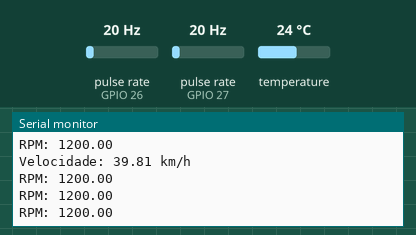
Simulated run of this program. Board: ESP32. Parts: the last lines printed to the serial monitor. Wiring (inferred from the names in the program): 2 × pulse sensor: data GPIO 26 / data GPIO 27. The inputs (shaded band) are chosen by the test bench; at power-on: pulse rate (sensors on GPIO 26, GPIO 27) 20 Hz, temperature 24 °C.

Above: at 1.2 s.
1.3 s: pulse rate (sensor on GPIO 26) set to 4 Hz
At 1.92 s:
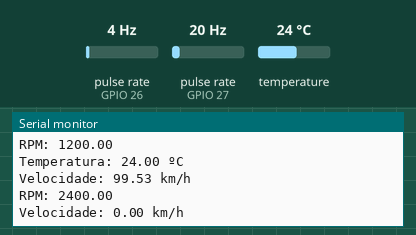
4.2 s: pulse rate (sensor on GPIO 27) set to 4 Hz
At 5.3 s:
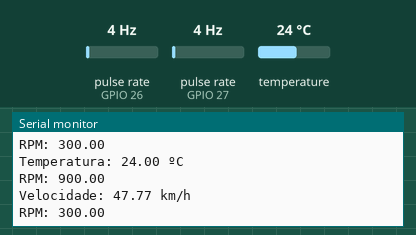
5.7 s: temperature set to 12 °C
At 6.6 s:
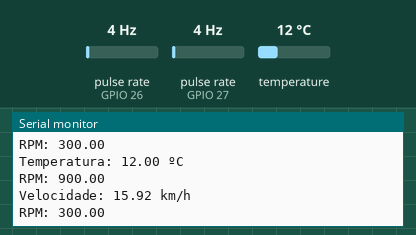
7.2 s: pulse rate (sensor on GPIO 26) set to 50 Hz
At 8.5 s:
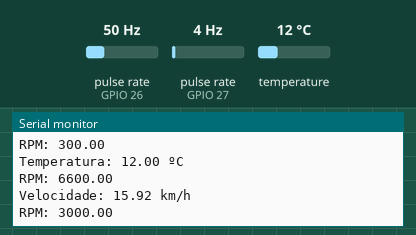
8.7 s: pulse rate (sensor on GPIO 27) set to 50 Hz
At 9.5 s:
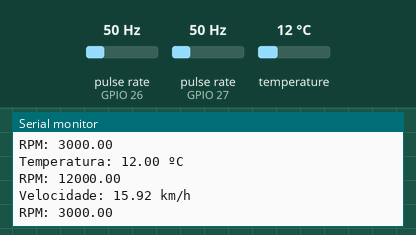
10.2 s: temperature set to 19 °C
At 11.6 s:
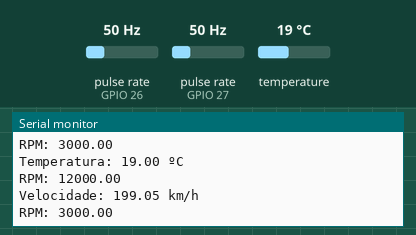
Timing chart, 0 to 12.7 s (numbered marks = the images above; inputs shaded):
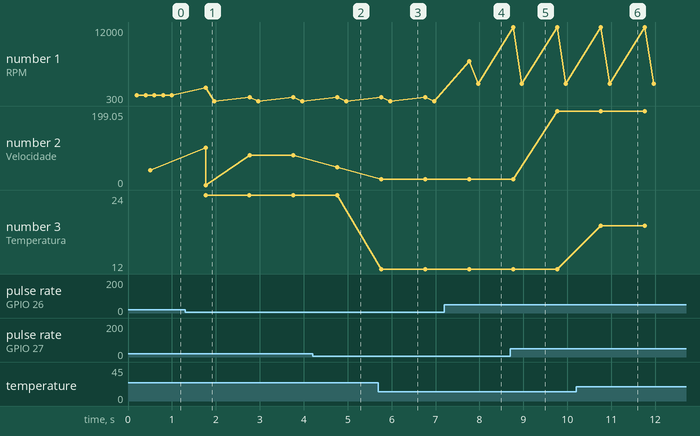

Measured:
- after the input at 1.3 s, the serial monitor: prints a new line after 0.47 s (image 1)
- after the input at 4.2 s, the serial monitor: prints a new line after 0.57 s (image 2)
- after the input at 5.7 s, the serial monitor: prints a new line after 0.06 s (image 3)
- after the input at 7.2 s, the serial monitor: prints a new line after 0.57 s (image 4)
- after the input at 10.2 s, the serial monitor: prints a new line after 0.56 s (image 6)
- plotted number 1: 1200 → 300 after the input at 1.3 s, 300 → 3000 after the input at 7.2 s
- plotted number 2: 79.62 → 47.77 after the input at 4.2 s, 15.92 → 199.05 after the input at 8.7 s
- plotted number 3: 24 → 12 after the input at 5.7 s, 12 → 19 after the input at 10.2 s

The program:

main.cpp
```cpp
#include <Arduino.h>
#include <OneWire.h>
#include <DallasTemperature.h>

// ------------------- Configurações Nextion -------------------
const String nextionRPM  = "t1"; // componente para RPM
const String nextionTemp = "t2"; // componente para temperatura
const String nextionSpeed = "t3"; // componente para velocidade (km/h)

// ------------------- Configuração do DS18B20 -------------------
#define ONE_WIRE_BUS 4
OneWire oneWire(ONE_WIRE_BUS);
DallasTemperature sensors(&oneWire);

// ------------------- Configurações dos sensores Hall -------------------
volatile unsigned long pulseCountRPM = 0;
volatile unsigned long pulseCountSpeed = 0;

const int sensorRPM = 26;     // pino para RPM
const int sensorSpeed = 27;   // pino para velocidade
const unsigned int pulsesPerRevolution = 1;
const unsigned long sampleTime = 200; // ms

// ------------------- Parâmetros do sensor de velocidade -------------------
const float wheelDiameter = 1.76; // diâmetro da rota metros
const float wheelCircumference = wheelDiameter * 3.1416; // metros por rotação
const unsigned int pulsesPerRevolutionSpeed = 1;

// ------------------- Controle de tempo -------------------
unsigned long lastRPMUpdate  = 0;
unsigned long lastTempUpdate = 0;
unsigned long lastSpeedUpdate = 0;

// ------------------- Funções de interrupção -------------------
void pulseDetectedRPM() {
  pulseCountRPM++;
}

void pulseDetectedSpeed() {
  pulseCountSpeed++;
}

// ------------------- Envio ao Nextion -------------------
// Cada comando enviado ao display Nextion deve ser finalizado com três bytes 0xFF,
// que indicam o término da instrução conforme o protocolo serial do Nextion.
void sendNextionCommand(const String &cmd) {
  Serial2.print(cmd);
  Serial2.write(0xFF);
  Serial2.write(0xFF);
  Serial2.write(0xFF);
}

// ------------------- Cálculo do RPM -------------------
float calculateRPM() {
  noInterrupts();
  unsigned long count = pulseCountRPM;
  pulseCountRPM = 0;
  interrupts();

  float rpm = (count * 60000.0) / (sampleTime * pulsesPerRevolution);
  Serial.print("RPM: ");
  Serial.println(rpm);
  sendNextionCommand(nextionRPM + ".txt=\"" + String(rpm, 0) + "\"");
  return rpm;
}

// ------------------- Leitura de temperatura -------------------
void updateTemperature() {
  sensors.requestTemperatures();
  float tempC = sensors.getTempCByIndex(0);

  if (tempC == DEVICE_DISCONNECTED_C) {
    Serial.println("Sensor DS18B20 não encontrado!");
    sendNextionCommand(nextionTemp + ".txt=\"--\"");
  } else {
    Serial.print("Temperatura: ");
    Serial.print(tempC);
    Serial.println(" ºC");
    sendNextionCommand(nextionTemp + ".txt=\"" + String(tempC, 0) + "\"");
  }
}

// ------------------- Cálculo da velocidade (km/h) -------------------
float calculateSpeed() {
  noInterrupts();
  unsigned long count = pulseCountSpeed;
  pulseCountSpeed = 0;
  interrupts();

  // Rotações por segundo (RPS)
  float rps = (count * 1000.0) / (1000.0 * pulsesPerRevolutionSpeed);
  // Distância percorrida em metros por segundo
  float mps = (count * wheelCircumference) / (1000.0 / sampleTime);
  // Convertendo m/s para km/h
  float kmh = mps * 3.6;

  Serial.print("Velocidade: ");
  Serial.print(kmh);
  Serial.println(" km/h");

  sendNextionCommand(nextionSpeed + ".txt=\"" + String(kmh, 0) + "\"");

  return kmh;
}

// ------------------- Setup -------------------
void setup() {
  Serial.begin(115200);
  Serial2.begin(9600, SERIAL_8N1, 16, 17); // UART2 para Nextion

  sensors.begin();

  // Configura pinos dos sensores Hall
  pinMode(sensorRPM, INPUT_PULLUP);
  pinMode(sensorSpeed, INPUT_PULLUP);
  attachInterrupt(digitalPinToInterrupt(sensorRPM), pulseDetectedRPM, RISING);
  attachInterrupt(digitalPinToInterrupt(sensorSpeed), pulseDetectedSpeed, RISING);

  Serial.println("Sistema inicializado (ESP32).");
}

// ------------------- Loop -------------------
void loop() {
  unsigned long currentMillis = millis();

  // Atualiza RPM
  if (currentMillis - lastRPMUpdate >= sampleTime) {
    calculateRPM();
    lastRPMUpdate = currentMillis;
  }

  // Atualiza temperatura
  if (currentMillis - lastTempUpdate >= 1000) {
    updateTemperature();
    lastTempUpdate = currentMillis;
  }

  // Atualiza velocidade a cada 500 ms
  if (currentMillis - lastSpeedUpdate >= 500) {
    calculateSpeed();
    lastSpeedUpdate = currentMillis;
  }
}
```
